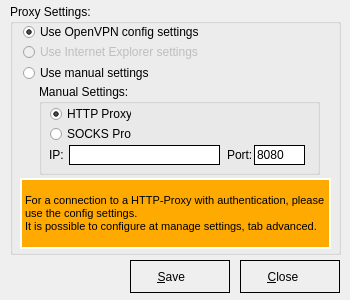
<?xml version="1.0" encoding="UTF-8"?>
<ui version="4.0">
 <class>ProxySettings</class>
 <widget class="QDialog" name="ProxySettings">
  <property name="windowModality">
   <enum>Qt::ApplicationModal</enum>
  </property>
  <property name="geometry">
   <rect>
    <x>0</x>
    <y>0</y>
    <width>350</width>
    <height>300</height>
   </rect>
  </property>
  <property name="minimumSize">
   <size>
    <width>350</width>
    <height>300</height>
   </size>
  </property>
  <property name="maximumSize">
   <size>
    <width>350</width>
    <height>300</height>
   </size>
  </property>
  <property name="windowTitle">
   <string>Proxy Settings</string>
  </property>
  <property name="windowIcon">
   <iconset resource="systray.qrc">
    <normaloff>:/images/logo.png</normaloff>:/images/logo.png</iconset>
  </property>
  <property name="modal">
   <bool>true</bool>
  </property>
  <widget class="QGroupBox" name="groupBox_2">
   <property name="geometry">
    <rect>
     <x>10</x>
     <y>4</y>
     <width>331</width>
     <height>251</height>
    </rect>
   </property>
   <property name="title">
    <string>Proxy Settings:</string>
   </property>
   <widget class="QRadioButton" name="rbUseIE">
    <property name="enabled">
     <bool>false</bool>
    </property>
    <property name="geometry">
     <rect>
      <x>12</x>
      <y>38</y>
      <width>281</width>
      <height>19</height>
     </rect>
    </property>
    <property name="styleSheet">
     <string notr="true">QRadioButton { 
spacing: 5px;
}

QRadioButton::indicator {
width: 13px;
height: 13px;
}

QRadioButton::indicator::unchecked:enabled {
image: url(:/images/styles/radiobutton_unchecked.png);
}

QRadioButton::indicator::checked:enabled {
image: url(:/images/styles/radiobutton_checked.png);
}

QRadioButton::indicator::unchecked:disabled {
image: url(:/images/styles/radiobutton_unchecked_dis.png);
}

QRadioButton::indicator::checked:disabled {
image: url(:/images/styles/radiobutton_checked_dis.png);
}</string>
    </property>
    <property name="text">
     <string>Use Internet Explorer settings</string>
    </property>
   </widget>
   <widget class="QRadioButton" name="rbUseConfig">
    <property name="geometry">
     <rect>
      <x>12</x>
      <y>18</y>
      <width>291</width>
      <height>19</height>
     </rect>
    </property>
    <property name="styleSheet">
     <string notr="true">QRadioButton { 
spacing: 5px;
}

QRadioButton::indicator {
width: 13px;
height: 13px;
}

QRadioButton::indicator::unchecked:enabled {
image: url(:/images/styles/radiobutton_unchecked.png);
}

QRadioButton::indicator::checked:enabled {
image: url(:/images/styles/radiobutton_checked.png);
}

QRadioButton::indicator::unchecked:disabled {
image: url(:/images/styles/radiobutton_unchecked_dis.png);
}

QRadioButton::indicator::checked:disabled {
image: url(:/images/styles/radiobutton_checked_dis.png);
}</string>
    </property>
    <property name="text">
     <string>Use OpenVPN config settings</string>
    </property>
    <property name="checked">
     <bool>true</bool>
    </property>
   </widget>
   <widget class="QRadioButton" name="rbUseManual">
    <property name="geometry">
     <rect>
      <x>12</x>
      <y>59</y>
      <width>281</width>
      <height>19</height>
     </rect>
    </property>
    <property name="styleSheet">
     <string notr="true">QRadioButton { 
spacing: 5px;
}

QRadioButton::indicator {
width: 13px;
height: 13px;
}

QRadioButton::indicator::unchecked:enabled {
image: url(:/images/styles/radiobutton_unchecked.png);
}

QRadioButton::indicator::checked:enabled {
image: url(:/images/styles/radiobutton_checked.png);
}

QRadioButton::indicator::unchecked:disabled {
image: url(:/images/styles/radiobutton_unchecked_dis.png);
}

QRadioButton::indicator::checked:disabled {
image: url(:/images/styles/radiobutton_checked_dis.png);
}</string>
    </property>
    <property name="text">
     <string>Use manual settings</string>
    </property>
   </widget>
   <widget class="QGroupBox" name="groupBox">
    <property name="geometry">
     <rect>
      <x>29</x>
      <y>80</y>
      <width>281</width>
      <height>91</height>
     </rect>
    </property>
    <property name="title">
     <string>Manual Settings:</string>
    </property>
    <widget class="QLabel" name="label">
     <property name="geometry">
      <rect>
       <x>10</x>
       <y>63</y>
       <width>21</width>
       <height>16</height>
      </rect>
     </property>
     <property name="text">
      <string>IP:</string>
     </property>
    </widget>
    <widget class="QLineEdit" name="txtProxyIP">
     <property name="geometry">
      <rect>
       <x>30</x>
       <y>61</y>
       <width>151</width>
       <height>20</height>
      </rect>
     </property>
     <property name="styleSheet">
      <string notr="true">:enabled {border: 1px solid black; background-color: rgb(255, 255, 255);}
:disabled {border: 1px solid black; background-color: rgb(195, 195, 195);}
:hover {border: 1px solid red; }</string>
     </property>
    </widget>
    <widget class="QLabel" name="label_2">
     <property name="geometry">
      <rect>
       <x>188</x>
       <y>61</y>
       <width>31</width>
       <height>20</height>
      </rect>
     </property>
     <property name="text">
      <string>Port:</string>
     </property>
    </widget>
    <widget class="QLineEdit" name="txtProxyPort">
     <property name="geometry">
      <rect>
       <x>215</x>
       <y>61</y>
       <width>51</width>
       <height>20</height>
      </rect>
     </property>
     <property name="styleSheet">
      <string notr="true">:enabled {border: 1px solid black; background-color: rgb(255, 255, 255);}
:disabled {border: 1px solid black; background-color: rgb(195, 195, 195);}
:hover {border: 1px solid red; }</string>
     </property>
     <property name="text">
      <string>8080</string>
     </property>
    </widget>
    <widget class="QRadioButton" name="rbHttpProxy">
     <property name="geometry">
      <rect>
       <x>10</x>
       <y>20</y>
       <width>82</width>
       <height>19</height>
      </rect>
     </property>
     <property name="styleSheet">
      <string notr="true">QRadioButton { 
spacing: 5px;
}

QRadioButton::indicator {
width: 13px;
height: 13px;
}

QRadioButton::indicator::unchecked:enabled {
image: url(:/images/styles/radiobutton_unchecked.png);
}

QRadioButton::indicator::checked:enabled {
image: url(:/images/styles/radiobutton_checked.png);
}

QRadioButton::indicator::unchecked:disabled {
image: url(:/images/styles/radiobutton_unchecked_dis.png);
}

QRadioButton::indicator::checked:disabled {
image: url(:/images/styles/radiobutton_checked_dis.png);
}</string>
     </property>
     <property name="text">
      <string>HTTP Proxy</string>
     </property>
     <property name="checked">
      <bool>true</bool>
     </property>
    </widget>
    <widget class="QRadioButton" name="rbSocksProxy">
     <property name="geometry">
      <rect>
       <x>10</x>
       <y>40</y>
       <width>82</width>
       <height>19</height>
      </rect>
     </property>
     <property name="styleSheet">
      <string notr="true">QRadioButton { 
spacing: 5px;
}

QRadioButton::indicator {
width: 13px;
height: 13px;
}

QRadioButton::indicator::unchecked:enabled {
image: url(:/images/styles/radiobutton_unchecked.png);
}

QRadioButton::indicator::checked:enabled {
image: url(:/images/styles/radiobutton_checked.png);
}

QRadioButton::indicator::unchecked:disabled {
image: url(:/images/styles/radiobutton_unchecked_dis.png);
}

QRadioButton::indicator::checked:disabled {
image: url(:/images/styles/radiobutton_checked_dis.png);
}</string>
     </property>
     <property name="text">
      <string>SOCKS Proxy</string>
     </property>
    </widget>
   </widget>
   <widget class="QLabel" name="label_3">
    <property name="geometry">
     <rect>
      <x>10</x>
      <y>174</y>
      <width>311</width>
      <height>71</height>
     </rect>
    </property>
    <property name="styleSheet">
     <string notr="true">background-color: rgb(255, 170, 0);
border: 2px solid #FFFFFF;</string>
    </property>
    <property name="text">
     <string>&lt;!DOCTYPE HTML PUBLIC &quot;-//W3C//DTD HTML 4.0//EN&quot; &quot;http://www.w3.org/TR/REC-html40/strict.dtd&quot;&gt;
&lt;html&gt;&lt;head&gt;&lt;meta name=&quot;qrichtext&quot; content=&quot;1&quot; /&gt;&lt;style type=&quot;text/css&quot;&gt;
p, li { white-space: pre-wrap; }
&lt;/style&gt;&lt;/head&gt;&lt;body style=&quot; font-family:'MS Shell Dlg 2'; font-size:8.25pt; font-weight:400; font-style:normal;&quot;&gt;
&lt;p style=&quot; margin-top:0px; margin-bottom:0px; margin-left:0px; margin-right:0px; -qt-block-indent:0; text-indent:0px;&quot;&gt;&lt;span style=&quot; font-size:8pt;&quot;&gt;For a connection to a HTTP-Proxy with authentication, please use the config settings.&lt;/span&gt;&lt;/p&gt;
&lt;p style=&quot; margin-top:0px; margin-bottom:0px; margin-left:0px; margin-right:0px; -qt-block-indent:0; text-indent:0px;&quot;&gt;&lt;span style=&quot; font-size:8pt;&quot;&gt;It is possible to configure at manage settings, tab advanced.&lt;/span&gt;&lt;/p&gt;&lt;/body&gt;&lt;/html&gt;</string>
    </property>
    <property name="wordWrap">
     <bool>true</bool>
    </property>
   </widget>
  </widget>
  <widget class="QPushButton" name="cmdSave">
   <property name="geometry">
    <rect>
     <x>130</x>
     <y>260</y>
     <width>100</width>
     <height>33</height>
    </rect>
   </property>
   <property name="styleSheet">
    <string notr="true">:enabled {border: 1px solid black}
:disabled {border: 1px solid black}
:hover {background-color: rgb(195, 195, 195);}
QPushButton {height: 25px; width: 50px;text-align:left;
	padding-left: 10px;
	padding-top: 3px;
	padding-bottom: 3px;}</string>
   </property>
   <property name="text">
    <string>     &amp;Save</string>
   </property>
   <property name="icon">
    <iconset resource="systray.qrc">
     <normaloff>:/images/save.png</normaloff>:/images/save.png</iconset>
   </property>
   <property name="iconSize">
    <size>
     <width>22</width>
     <height>22</height>
    </size>
   </property>
   <property name="default">
    <bool>true</bool>
   </property>
   <property name="flat">
    <bool>true</bool>
   </property>
  </widget>
  <widget class="QPushButton" name="cmdClose">
   <property name="geometry">
    <rect>
     <x>240</x>
     <y>260</y>
     <width>100</width>
     <height>33</height>
    </rect>
   </property>
   <property name="styleSheet">
    <string notr="true">:enabled {border: 1px solid black}
:disabled {border: 1px solid black}
:hover {background-color: rgb(195, 195, 195);}
QPushButton {height: 25px; width: 50px;text-align:left;
	padding-left: 10px;
	padding-top: 3px;
	padding-bottom: 3px;}</string>
   </property>
   <property name="text">
    <string>     &amp;Close</string>
   </property>
   <property name="icon">
    <iconset resource="systray.qrc">
     <normaloff>:/images/close_dialog.png</normaloff>:/images/close_dialog.png</iconset>
   </property>
   <property name="iconSize">
    <size>
     <width>22</width>
     <height>22</height>
    </size>
   </property>
   <property name="flat">
    <bool>true</bool>
   </property>
  </widget>
 </widget>
 <resources>
  <include location="systray.qrc"/>
 </resources>
 <connections/>
</ui>
